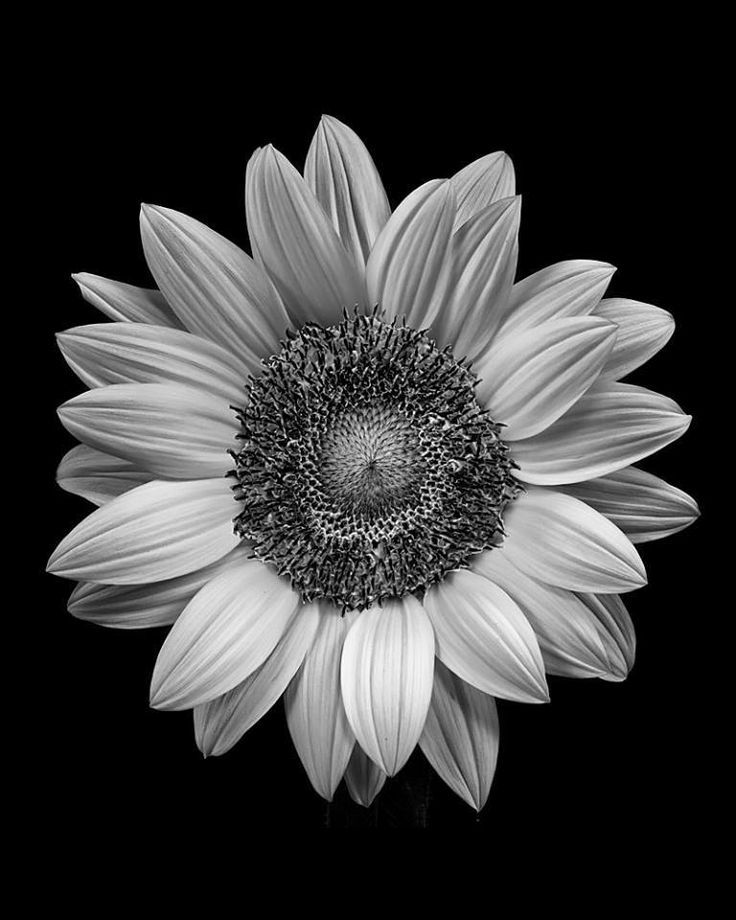
#> input picture data/sunflower.jpeg, 736 x 920 px
$ jupyter execute --allow-errors 4_convolution_eq25.ipynb
#> lines starting #> are read from the running program, lines starting #| are printed output that depends on the picture
#> further down, image is the input picture: PIL image 736x920 RGB; min 0, max 255, mean 60.1
Los algoritmos de Prewitt, Sobel y Laplaciano son operadores de detección de bordes utilizados en procesamiento de imágenes para resaltar las regiones donde hay cambios significativos de intensidad. Cada uno de estos algoritmos se basa en la aplicación de convoluciones para calcular gradientes y derivadas en direcciones específicas. A continuación, explicaré brevemente cada uno y proporcionaré una comparación:

### 1. Operador Prewitt:

El operador Prewitt utiliza dos máscaras convolucionales separadas para calcular las derivadas parciales en las direcciones horizontal y vertical. Estas máscaras son:

```
PrewittX = [[-1, 0, 1], [-1, 0, 1], [-1, 0, 1]]
PrewittY = [[-1, -1, -1], [0, 0, 0], [1, 1, 1]]
```

El gradiente aproximado en la dirección x se obtiene convolucionando la imagen con `PrewittX`, y el gradiente en la dirección y se obtiene convolucionando la imagen con `PrewittY`. La magnitud del gradiente se calcula como la raíz cuadrada de la suma de los cuadrados de estas derivadas parciales.

### 2. Operador Sobel:

El operador Sobel es similar al Prewitt, pero utiliza máscaras ligeramente diferentes:

```
SobelX = [[-1, 0, 1], [-2, 0, 2], [-1, 0, 1]]
SobelY = [[-1, -2, -1], [0, 0, 0], [1, 2, 1]]
```

Al igual que Prewitt, el gradiente en la dirección x se obtiene convolucionando la imagen con `SobelX`, y el gradiente en la dirección y se obtiene convolucionando la imagen con `SobelY`. La magnitud del gradiente se calcula de manera similar.

### 3. Operador Laplaciano:

El operador Laplaciano se utiliza para resaltar regiones donde hay cambios bruscos de intensidad en todas las direcciones. Utiliza la siguiente máscara:

```
Laplacian = [[0, 1, 0], [1, -4, 1], [0, 1, 0]]
```

La imagen original se convoluciona con esta máscara para obtener el Laplaciano, que resalta las regiones donde la intensidad cambia abruptamente.

### Comparación:

- **Sensibilidad a Ruido:**
  - Prewitt y Sobel son más sensibles al ruido debido a la elección de máscaras más simples.
  - El Laplaciano puede acentuar el ruido en las regiones de alta frecuencia.

- **Detección de Bordes:**
  - Prewitt y Sobel son eficaces en la detección de bordes verticales y horizontales.
  - Laplaciano destaca los cambios de intensidad en todas las direcciones, incluyendo bordes diagonales.

- **Suavizado:**
  - Prewitt y Sobel tienden a suavizar más la imagen, ya que utilizan máscaras que se aproximan a las derivadas.

- **Elección del Operador:**
  - La elección entre Prewitt, Sobel y Laplaciano depende de la aplicación específica y la naturaleza de la imagen.

En general, la elección del operador depende del contexto y del tipo de características que se deseen resaltar en la imagen. Prewitt y Sobel son comúnmente utilizados en aplicaciones donde se buscan bordes más nítidos en direcciones específicas, mientras que el Laplaciano es más adecuado para resaltar cambios abruptos en todas las direcciones.

## Ejercicio 1
Implementa los detectores de línea siguientes usando código en Python (es decir, sin usar librerías de OpenCV): Prewitt, Sobel y Laplaciano. Investiga la complejidad algoritmica de estos, ¿cual es más eficiente?

[cell 1]
import matplotlib.pyplot as plt
import numpy as np
from PIL import Image

[cell 2]
def convolve(image, kernel):
    # Get image dimensions
    height, width = image.shape
#> height = 920; width = 736

    # Get kernel dimensions
    k_height, k_width = kernel.shape

    # Calculate padding size using floor division to get integer values
    pad_height = k_height // 2
    pad_width = k_width // 2

    # Create padded image with a constant value of 0
    padded_image = np.pad(image, ((pad_height, pad_height), (pad_width, pad_width)), mode='constant')

    # Create output image
    output_image = np.zeros_like(image)

    # Convolve the image with the kernel
    for i in range(height):
        for j in range(width):
            output_image[i, j] = np.sum(padded_image[i:i+k_height, j:j+k_width] * kernel)

    return output_image

def prewitt(image):
    # Define Prewitt kernels
    kernel_x = np.array([[-1, 0, 1], [-1, 0, 1], [-1, 0, 1]])
    kernel_y = np.array([[-1, -1, -1], [0, 0, 0], [1, 1, 1]])

    # Convolve the image with the Prewitt kernels
    gradient_x = convolve(image, kernel_x)
    gradient_y = convolve(image, kernel_y)

    # Calculate magnitude and direction
    magnitude = np.sqrt(gradient_x**2 + gradient_y**2)
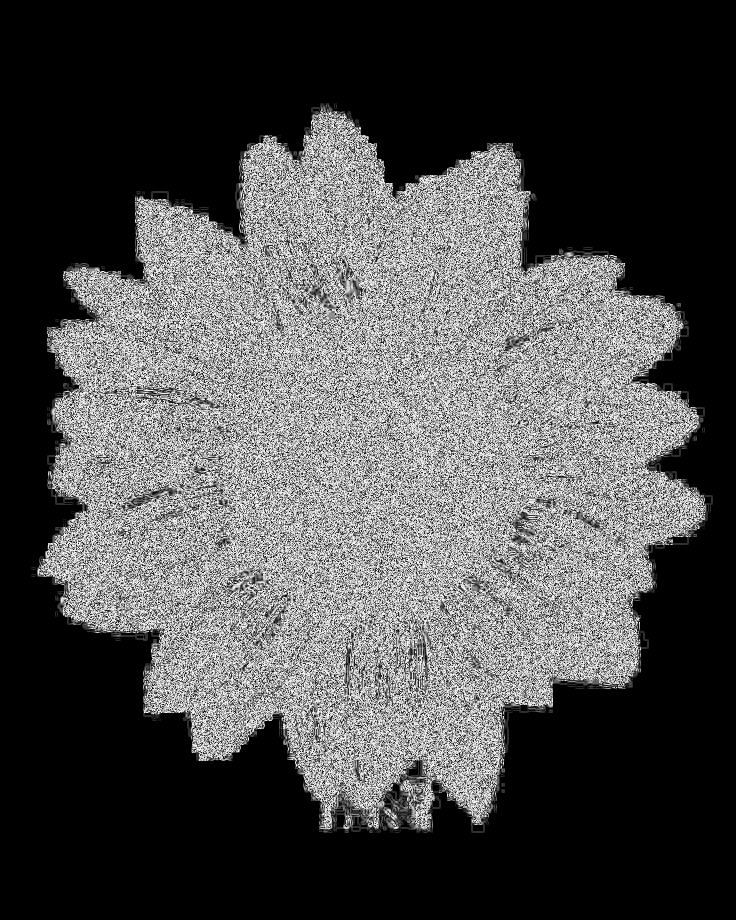
#> magnitude: shape (920, 736) float16; min 0, max 15.91, mean 4.8; drawn with min black and max white
    direction = np.arctan2(gradient_y, gradient_x)

    return magnitude, direction

def sobel(image):
    # Define Sobel kernels
    kernel_x = np.array([[-1, 0, 1], [-2, 0, 2], [-1, 0, 1]])
    kernel_y = np.array([[-1, -2, -1], [0, 0, 0], [1, 2, 1]])

    # Convolve the image with the Sobel kernels
    gradient_x = convolve(image, kernel_x)
#> after the loop in convolve (call 3), `for i in range(height):`:
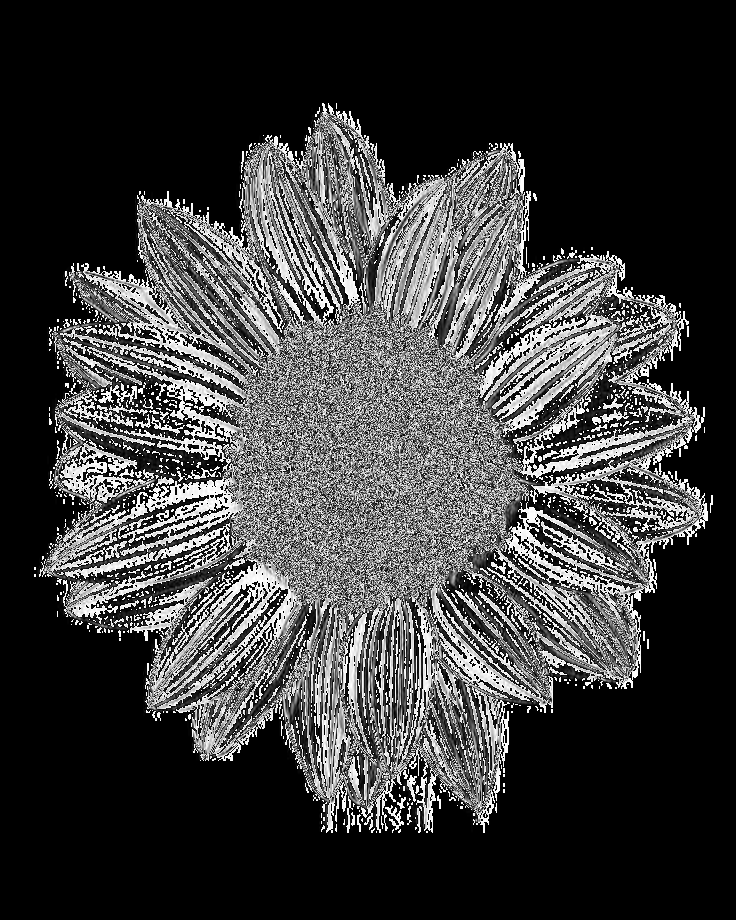
#> output_image: shape (920, 736); min 0, max 255, mean 60.1
    gradient_y = convolve(image, kernel_y)
#> after the loop in convolve (call 4), `for i in range(height):`:
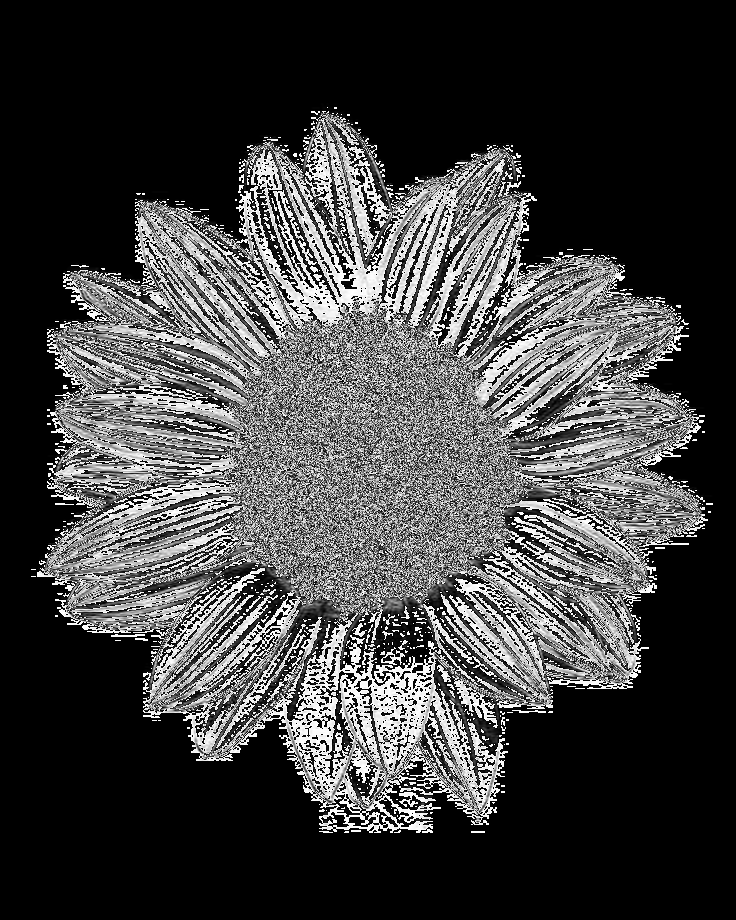
#> output_image: shape (920, 736); min 0, max 255, mean 64.2

    # Calculate magnitude and direction
    magnitude = np.sqrt(gradient_x**2 + gradient_y**2)
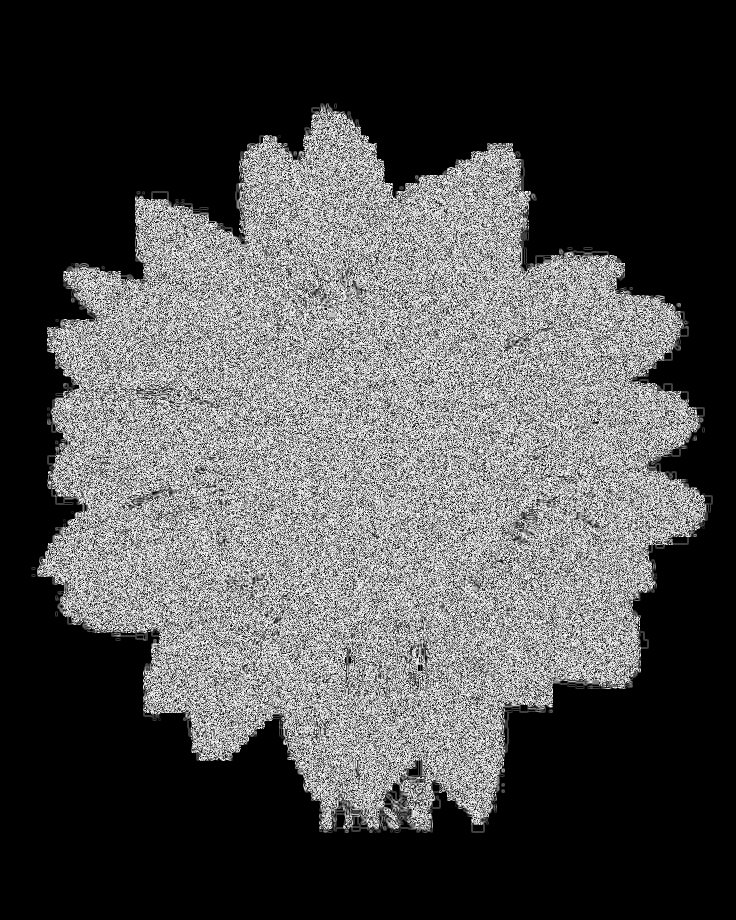
#> magnitude: shape (920, 736) float16; min 0, max 15.81, mean 4.83; drawn with min black and max white
    direction = np.arctan2(gradient_y, gradient_x)
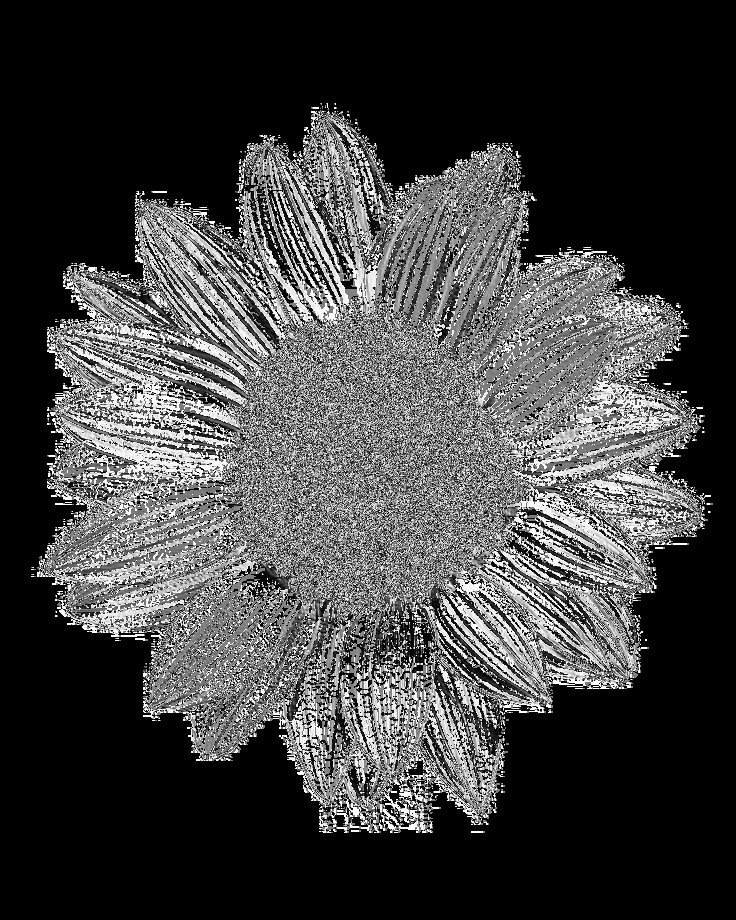
#> direction: shape (920, 736) float16; min 0, max 1.57, mean 0.395; drawn with min black and max white

    return magnitude, direction

def laplacian(image):
    # Define Laplacian kernel
    kernel = np.array([[0, 1, 0], [1, -4, 1], [0, 1, 0]])

    # Convolve the image with the Laplacian kernel
    output_image = convolve(image, kernel)
#> after the loop in convolve (call 5), `for i in range(height):`:
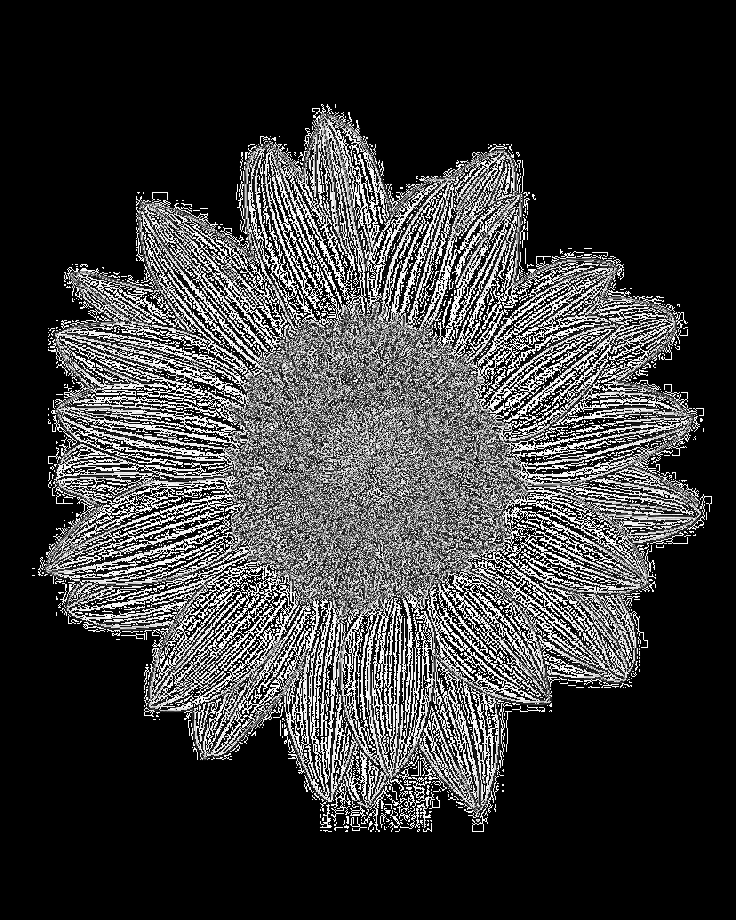
#> output_image: shape (920, 736); min 0, max 255, mean 58.5

    return output_image

[cell 3]
# Load the input image
image = Image.open('data/sunflower.jpeg')
image = image.convert('L')  # Convert image to grayscale to simplify processing

# Convert image to numpy array
image_array = np.array(image)

# Apply the Prewitt algorithm
prewitt_magnitude, prewitt_direction = prewitt(image_array)

# Apply the Sobel algorithm
sobel_magnitude, sobel_direction = sobel(image_array)

# Apply the Laplacian algorithm
laplacian_output = laplacian(image_array)

# Display the results
plt.figure(figsize=(10, 5))

plt.subplot(131)
plt.imshow(prewitt_magnitude, cmap='gray')
plt.title('Prewitt Magnitude')

plt.subplot(132)
plt.imshow(sobel_magnitude, cmap='gray')
plt.title('Sobel Magnitude')

plt.subplot(133)
plt.imshow(laplacian_output, cmap='gray')
plt.title('Laplacian')

plt.show()
